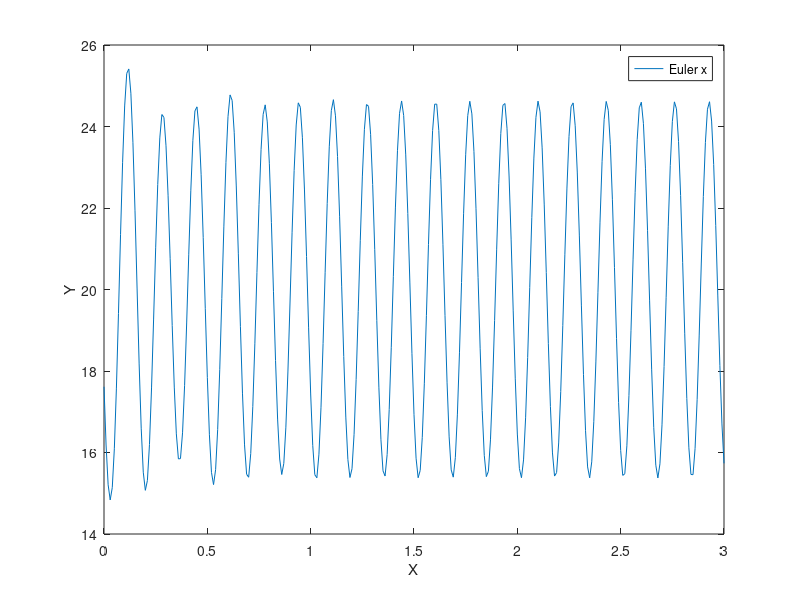

Here is the MATLAB script that generated this plot:
%Clair Cunningham   Homework #3 Numerical Methods
%Uses the exact equation solution given
%Clear Command Window and variables
clear all; clc;
%create known constants
A = 20;
B = 3.4;
damp = 0.12;
freq = 38;
nfreq = 25;
%solve for constants assuming variables are constant;
delta = ((2*damp*freq/nfreq)^2+(1-(freq/nfreq)^2)^2)^(1/2);
freqnd = nfreq*sqrt(1-damp^2);
phi = atan2((2*damp*freq/nfreq),(1-(freq/nfreq)^2));
lambda = atan2((-freqnd*(A+delta*B*sin(-phi))),(-damp*nfreq*A-damp*nfreq*delta*B*sin(-phi)-delta*B*freq*cos(-phi)));
c = asin(-A-delta*B*sin(-phi))/lambda;
t = 0:.01:3;
%solve for positions
for i=1:301
    x(i) = c*exp(-damp*nfreq*t(i))*sin(freqnd*t(i)+lambda)+A+delta*B*sin(freq*t(i)-phi);
end
figure(1)
plot(t,x)
legend('Euler x','Exact x');
ylabel('Y'); xlabel('X');

